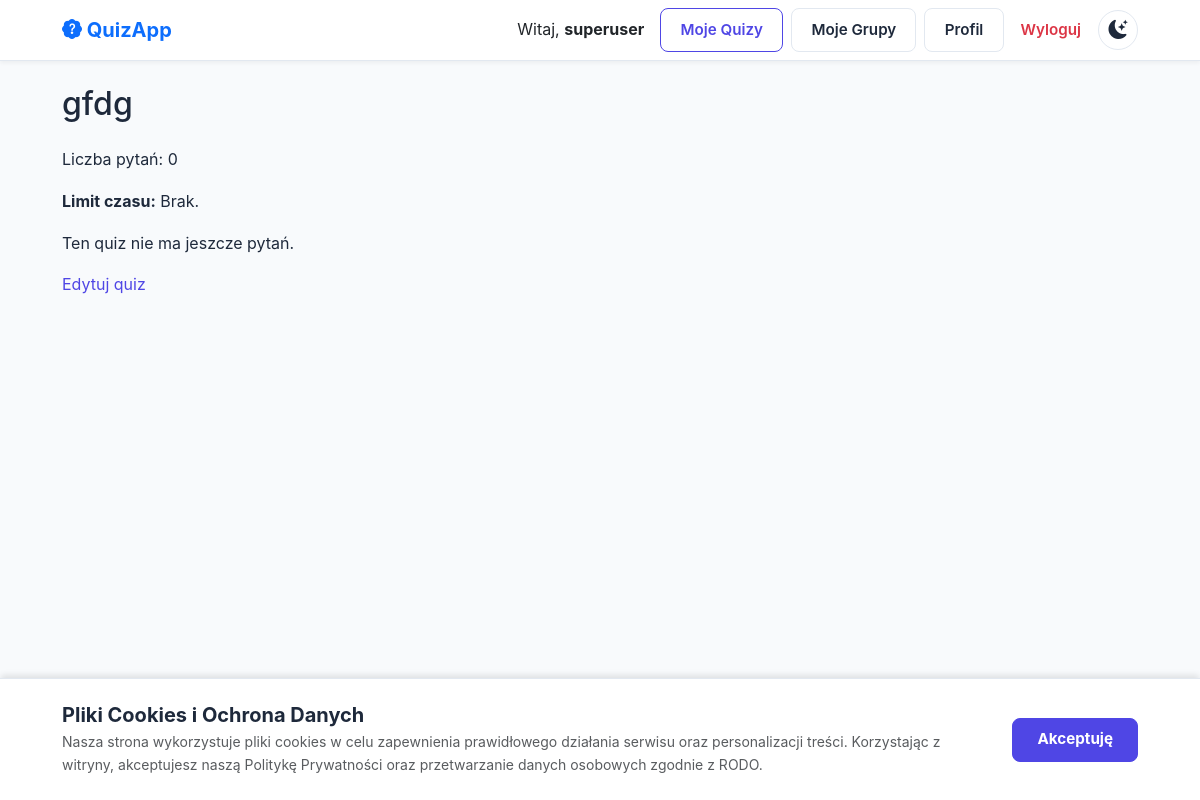
/quiz/5/ (signed in), run on an earlier commit of the app's database.
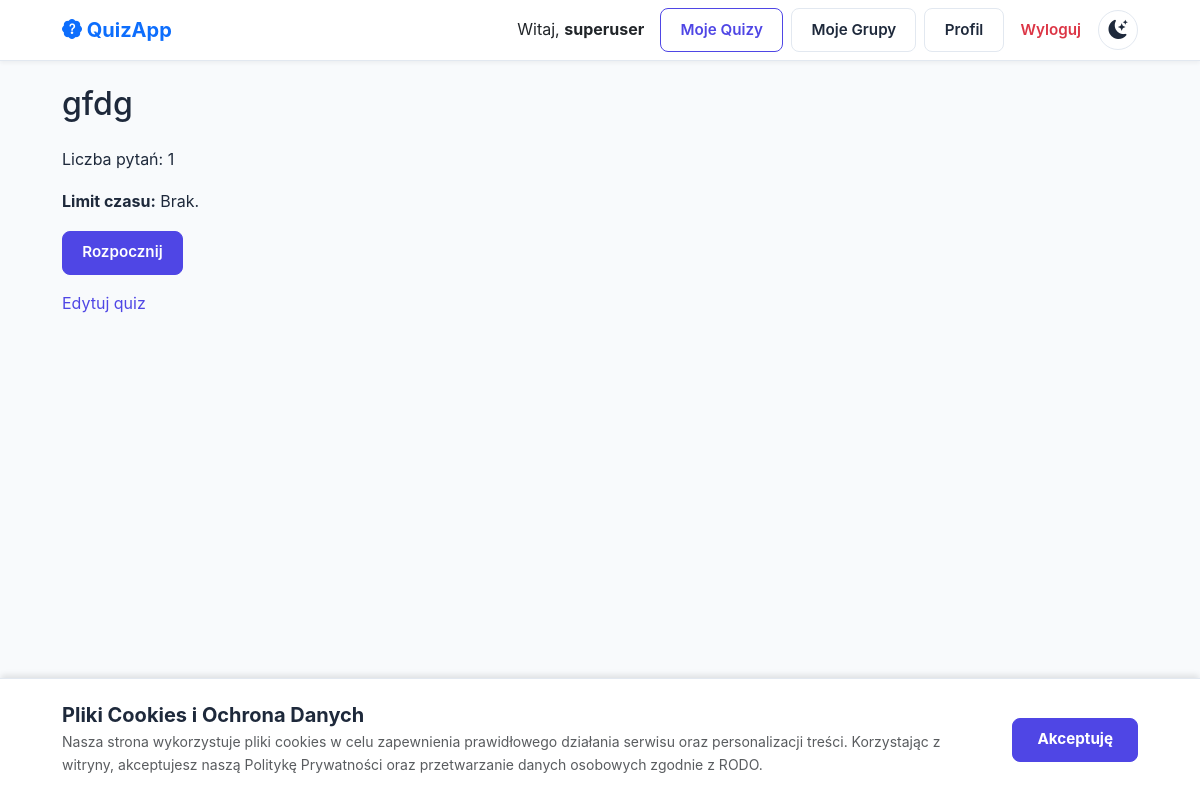
And on a later commit of the database.
### quizzes/models.py (models this page shows, shortened)
class Quiz(models.Model):
    class Visibility(models.TextChoices):
        PUBLIC = 'PUBLIC', 'Publiczny'
        PRIVATE = 'PRIVATE', 'Prywatny'
    title = models.CharField(max_length=255, verbose_name="Tytuł")
    author = models.ForeignKey(settings.AUTH_USER_MODEL, on_delete=models.CASCADE, verbose_name="Autor")
    visibility = models.CharField(
        max_length=10,
        choices=Visibility.choices,
        default=Visibility.PRIVATE,
        verbose_name="Widoczność"
    )
    time_limit = models.IntegerField(
        default=0,
        verbose_name="Limit czasu (w minutach)",
        help_text="Ustaw 0, aby wyłączyć limit czasu."
    )
    instant_feedback = models.BooleanField(
        default=False,
        verbose_name="Natychmiastowe odpowiedzi",
        help_text="Jeśli zaznaczone, użytkownik zobaczy poprawne odpowiedzi po każdym pytaniu."
    )
    users_permissions = models.ManyToManyField(
        settings.AUTH_USER_MODEL,
        through='QuizUserPermission',
        related_name='quiz_access',
        blank=True,
        verbose_name="Uprawnienia użytkowników"
    )
    groups_permissions = models.ManyToManyField(
        QuizGroup,
        through='QuizGroupPermission',
        related_name='quiz_access',
        blank=True,
        verbose_name="Uprawnienia grup"
    )
    def can_edit(self, user):
        if not user.is_authenticated:
            return False
        if user == self.author:
            return True
        return self.quizuserpermission_set.filter(user=user, role='EDITOR').exists()
    def can_view(self, user):
        if self.visibility == 'PUBLIC': return True
        if not user.is_authenticated: return False
        if self.can_edit(user): return True

### quizzes/views.py (the view)
# urls.py: path('quiz/<int:pk>/', views.quiz_detail_view, name='quiz-detail'),
def quiz_detail_view(request, pk):
    quiz = get_object_or_404(Quiz, pk=pk)
    if quiz.can_view(request.user):
        return render(request, 'quizzes/quiz_detail.html', {'quiz': quiz})
    messages.error(request, "Nie masz uprawnień do wyświetlenia tego quizu.")
    return redirect('home')

### templates/quizzes/quiz_detail.html (shortened to what this page needs)
{% extends 'base.html' %}
{% block content %}
  <h1>{{ quiz.title }}</h1>
  <p>Liczba pytań: {{ quiz.questions.count }}</p>
  {% if quiz.time_limit > 0 %}
    <p><strong>Limit czasu:</strong> {{ quiz.time_limit }} minut.</p>
  {% else %}
    <p><strong>Limit czasu:</strong> Brak.</p>
  {% endif %}
  {% if quiz.questions.count > 0 %}
    <a class="btn btn-primary" href="{% url 'quiz-start' pk=quiz.pk %}">Rozpocznij</a>
  {% else %}
    <p>Ten quiz nie ma jeszcze pytań.</p>
  {% endif %}
  {% if user.is_authenticated %}
      {% if user == quiz.author or user in quiz.editors.all %}
        <p style="margin-top:1rem;">
          <a href="{% url 'quiz-edit' pk=quiz.pk %}">Edytuj quiz</a>
        </p>
      {% endif %}
  {% endif %}
{% endblock %}

What changed in the data, as far as the page shows it:
changed Quiz "gfdg": questions.count "0" → "1"
Also different on the page:
text no longer shown: "Ten quiz nie ma jeszcze pytań."
text now shown: "Rozpocznij"
